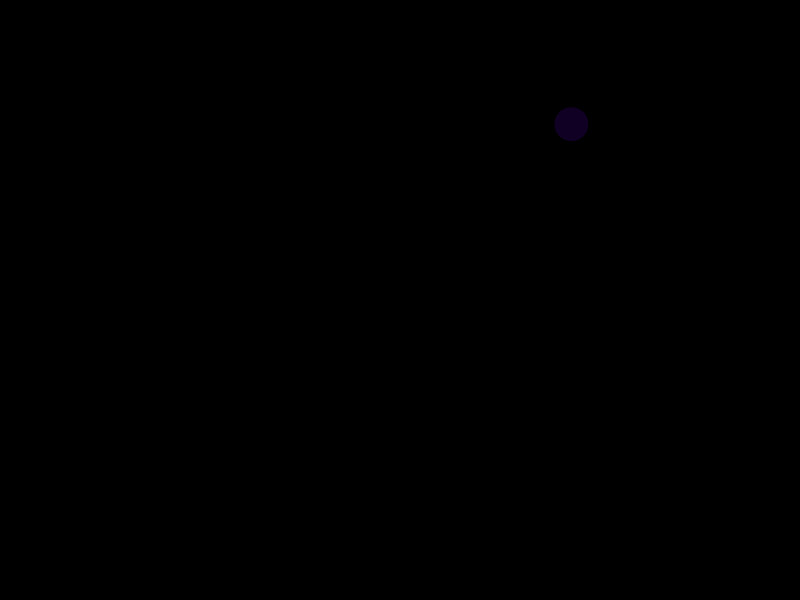
Frame 1 (no input)
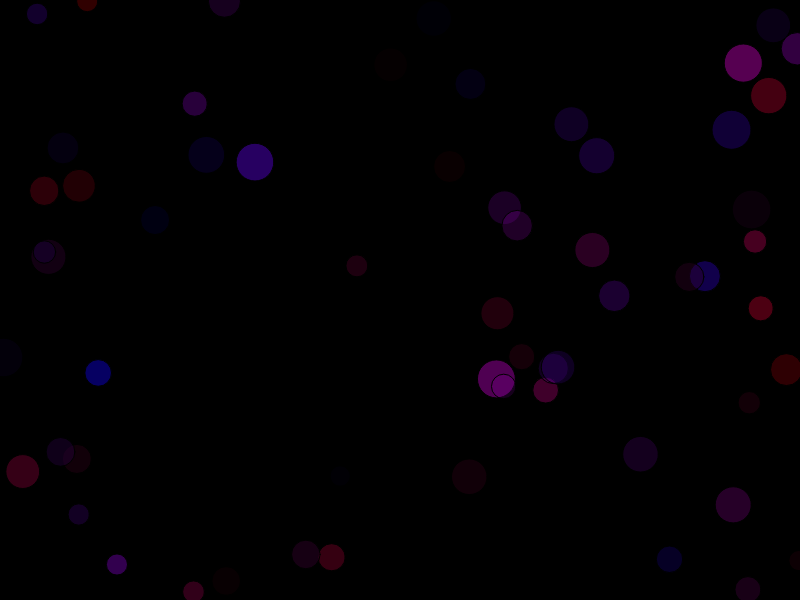
Frame 60 (no input)
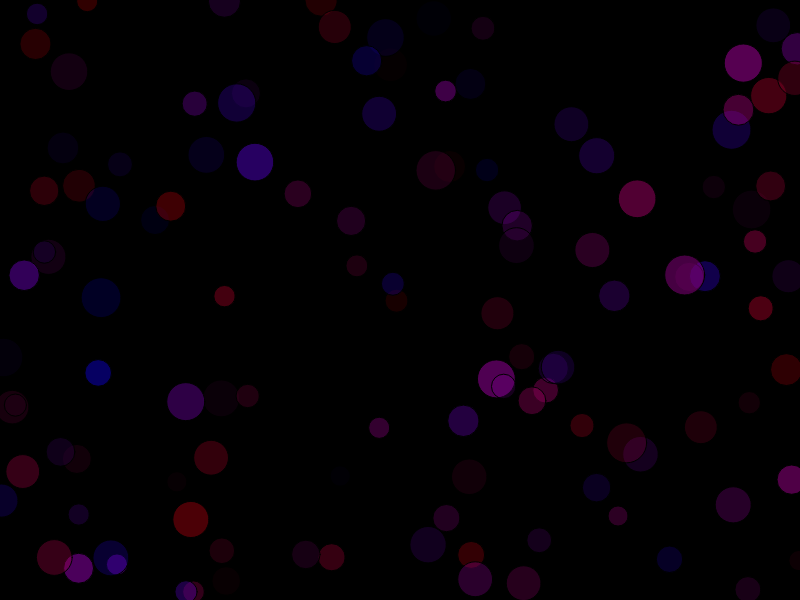
Frame 120 (the mouse pressed at the canvas centre since frame 60)

The p5.js sketch that drew these frames (run headless with seeded random() and noise() and a simulated clock; from frame 60 on, the mouse is pressed at the canvas centre):

// p5.js sketch
// ── sketch.js
let circle = {
  x: 0,
  y: 0,
  d: 0,
  r: 0,
  g: 0,
  b: 0,
  a: 0
};

function setup() {
  createCanvas(displayWidth, displayHeight);
  background(0);
}

function draw() {
  circle.x = random(0, width);
  circle.y = random(0, height);
  circle.d = random(20, 40);
  circle.r = random(0, 255);
  circle.b = random(0, 255);
  circle.a = random(20, 100);
  
  fill(circle.r, circle.g, circle.b, circle.a);
  ellipse(circle.x, circle.y, circle.d, circle.d);
}
